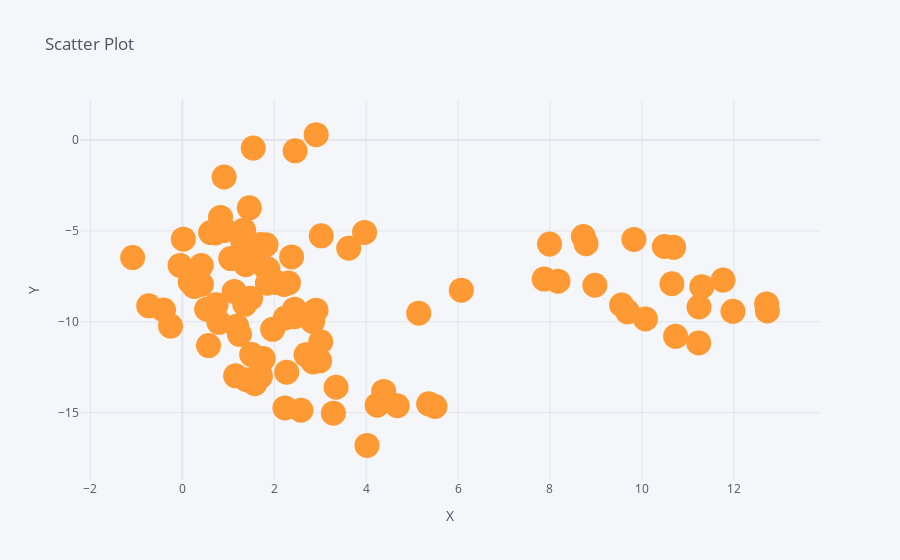

The notebook cell this image was saved under:
### Code cell
df.iplot(x = 'A', y = 'B', mode = 'markers', size = 25, title='Scatter Plot', xTitle='X', yTitle='Y')
